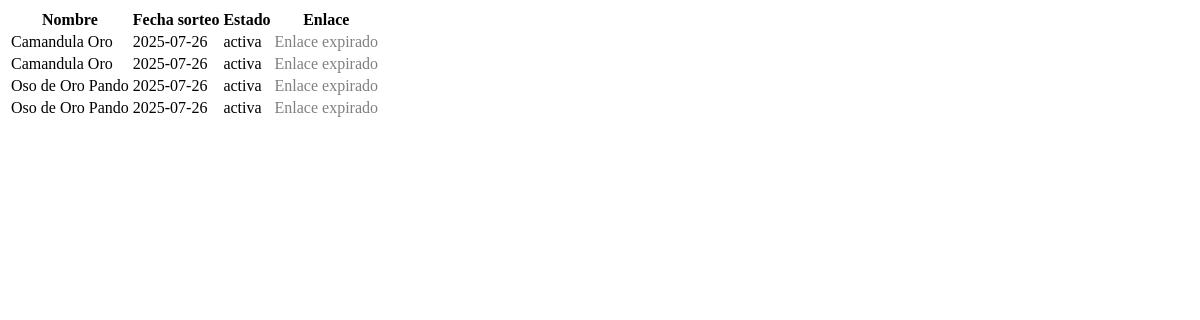
The page /admin/mis-rifas on the database as committed earlier.
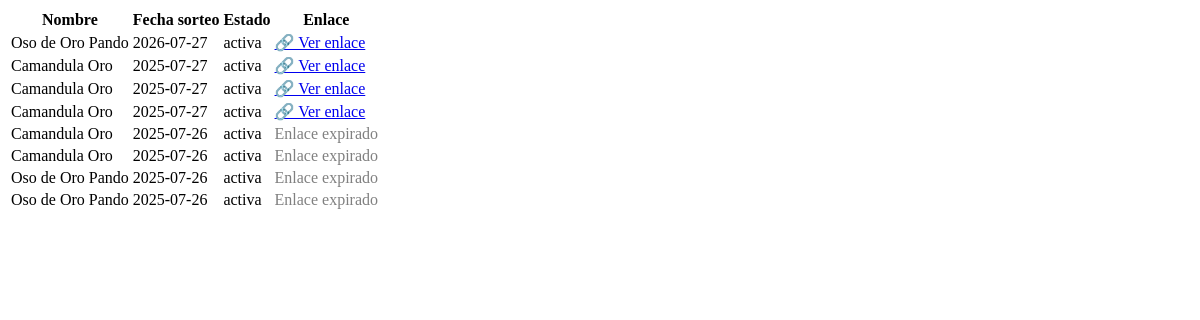
The same page on the database as committed later.
### tables this page shows
CREATE TABLE rifas (
    id INTEGER PRIMARY KEY AUTOINCREMENT,
    negocio_id INTEGER,
    nombre_rifa TEXT,
    descripcion TEXT,
    avaluo_premio INTEGER,
    cifras INTEGER,
    cantidad_numeros INTEGER,
    precio_numero INTEGER,
    fecha_sorteo TEXT,
    numero_ganador TEXT,
    estado TEXT DEFAULT 'activa',
    fecha_creacion TEXT,
    loteria TEXT,
    slug TEXT UNIQUE,
    FOREIGN KEY (negocio_id) REFERENCES negocio(id)
);

### routes/admin_routes.py (the view)
@admin_routes.route('/mis-rifas')
def mis_rifas():
    from datetime import datetime, timedelta
    conn = obtener_conexion()
    conn.row_factory = sqlite3.Row  # Para acceder por nombre
    cursor = conn.cursor()
    cursor.execute("SELECT * FROM rifas ORDER BY fecha_sorteo DESC")
    rifas = cursor.fetchall()
    conn.close()
    rifas_con_enlace = []
    for rifa in rifas:
        enlace = None
        if rifa["fecha_creacion"]:
            fecha_creacion = datetime.strptime(rifa["fecha_creacion"], "%Y-%m-%d %H:%M:%S")
            if datetime.now() - fecha_creacion < timedelta(hours=24):
                enlace = f"/rifa/{rifa['slug']}"
        rifas_con_enlace.append({
            **rifa,
            "enlace": enlace
        })
    return render_template('lista_rifas.html', rifas=rifas_con_enlace)

### database/conexion.py (called while the page is built)
def obtener_conexion():
    conexion = sqlite3.connect(DATABASE_NAME)
    conexion.row_factory = sqlite3.Row  # Esto sí lo acepta SQLite
    return conexion

### templates/lista_rifas.html
<table>
  <thead>
    <tr>
      <th>Nombre</th>
      <th>Fecha sorteo</th>
      <th>Estado</th>
      <th>Enlace</th>
    </tr>
  </thead>
  <tbody>
    {% for rifa in rifas %}
      <tr>
        <td>{{ rifa.nombre_rifa }}</td>
        <td>{{ rifa.fecha_sorteo }}</td>
        <td>{{ rifa.estado }}</td>
        <td>
          {% if rifa.enlace %}
            <a href="{{ rifa.enlace }}" target="_blank">🔗 Ver enlace</a>
          {% else %}
            <span style="color: gray;">Enlace expirado</span>
          {% endif %}
        </td>
      </tr>
    {% endfor %}
  </tbody>
</table>

Rows that differ between the two databases and show on the page:
added rifas: nombre_rifa "Oso de Oro Pando", fecha_sorteo "2026-07-27", estado "activa"
added rifas: nombre_rifa "Camandula Oro", fecha_sorteo "2025-07-27", estado "activa"
added rifas: nombre_rifa "Camandula Oro", fecha_sorteo "2025-07-27", estado "activa"
added rifas: nombre_rifa "Camandula Oro", fecha_sorteo "2025-07-27", estado "activa"
